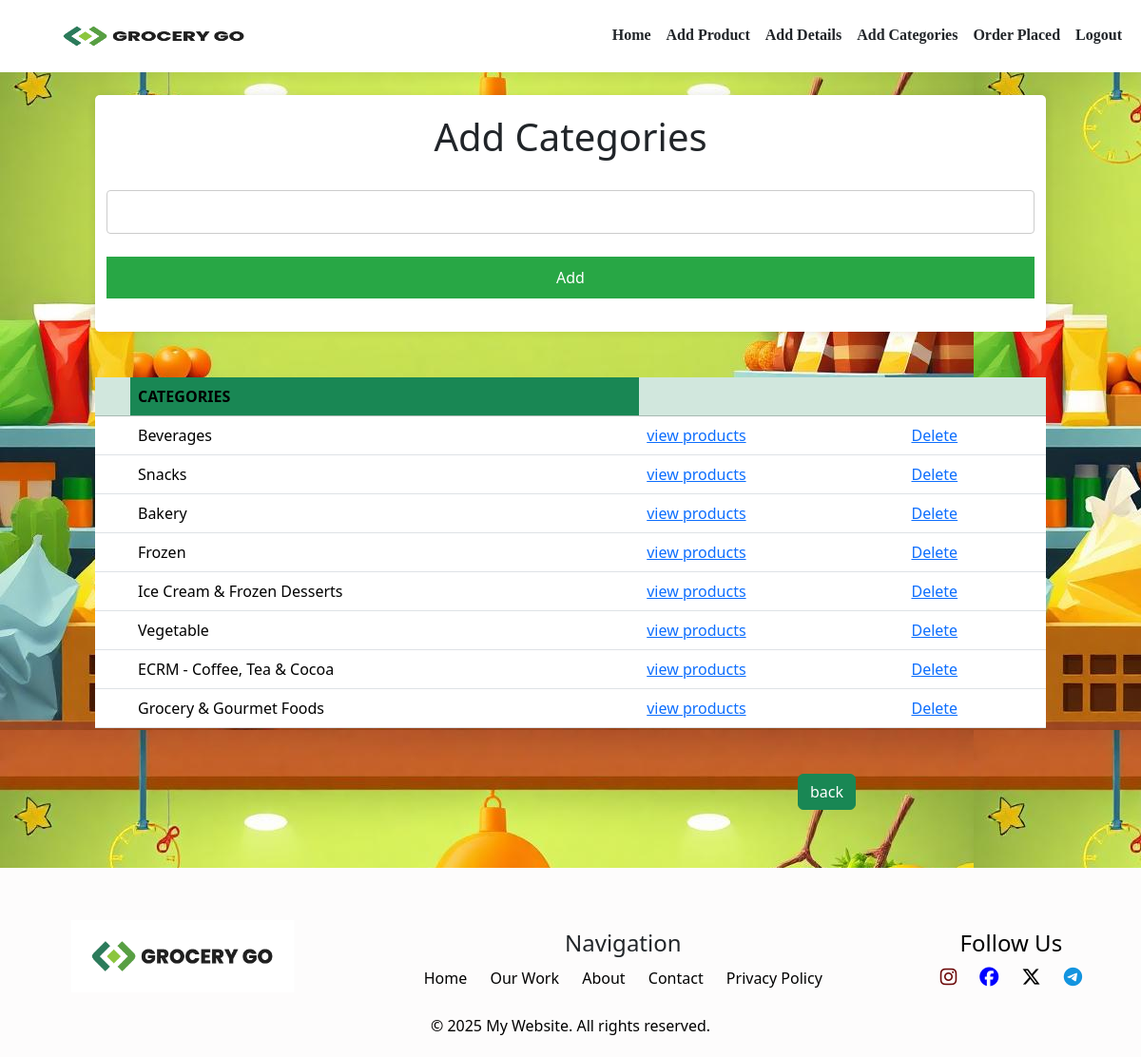
Page /categoryyy (signed in) on the earlier database version.
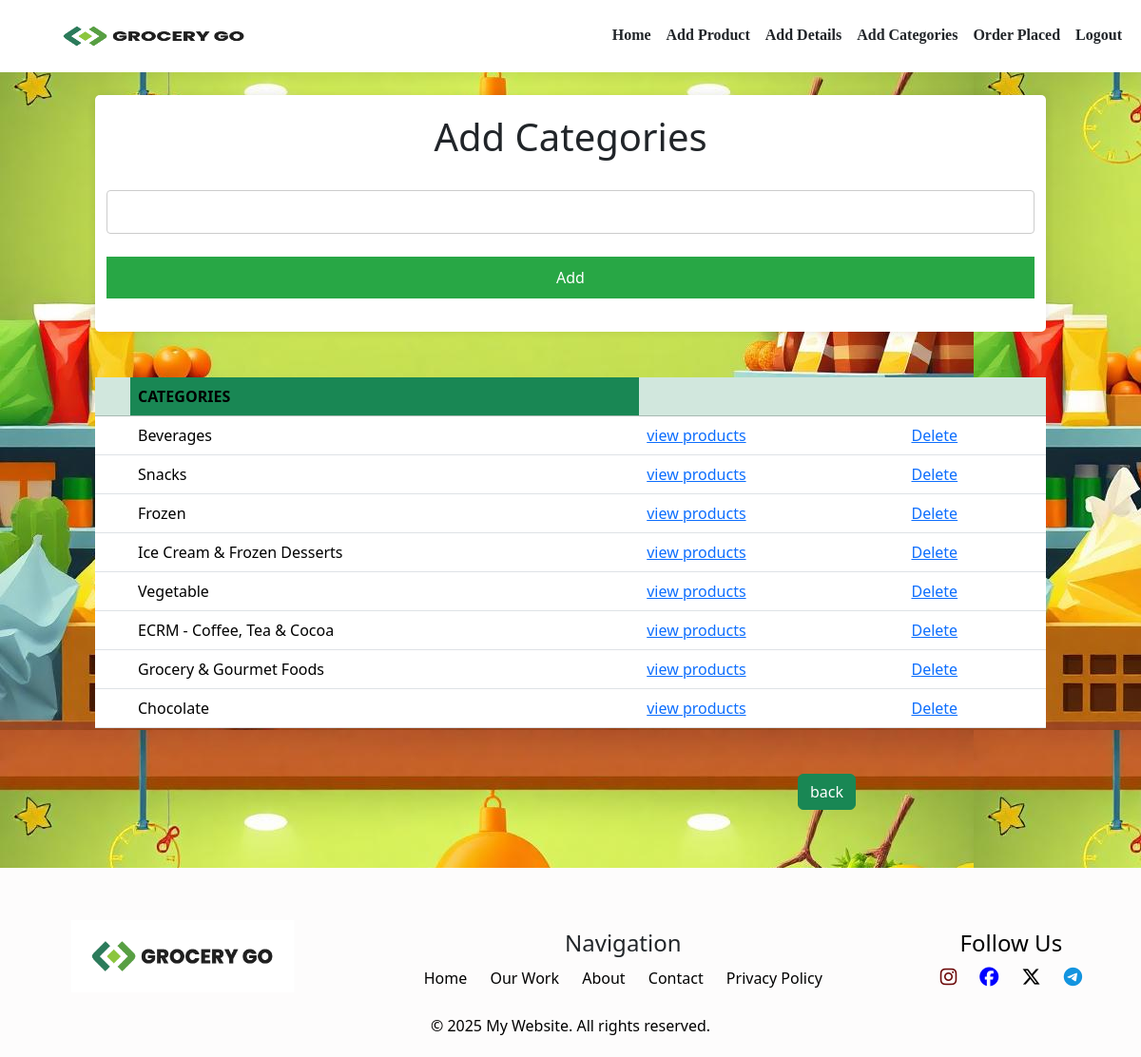
Same page on the later database version.
### app/models.py (models this page shows)
class Category(models.Model):
    category=models.TextField()

### app/views.py (the view)
# urls.py: path('categoryyy',views.categoryyy),
def categoryyy(req):
    if 'shop' in req.session:
        if req.method == 'POST':
            category=req.POST['p_categories']
            data=Category.objects.create(category=category)
            data.save()
            return redirect(categoryyy)
        else:
            data=Category.objects.all()
            return render(req,'shop/category.html',{'data':data})
    else:
         return redirect(gro_login)

### templates/shop/category.html (shortened to what this page needs)
<!DOCTYPE html>
<html lang="en">
<head>
    {% load static %}
    <link rel="stylesheet" href="{% static 'css/category.css' %}">
    <link href="https://cdn.jsdelivr.net/npm/bootstrap@5.3.3/dist/css/bootstrap.min.css" rel="stylesheet">
    <link rel="stylesheet" href="https://cdnjs.cloudflare.com/ajax/libs/font-awesome/6.7.2/css/all.min.css" />
</head>
<body style="background-image: url(static/img/grogo.jpeg); margin-bottom: 20vh;">
    <nav class="  navbar navbar-expand-sm bg-white navbar-white fixed-top ">
        <div class="container-fluid">
          <a class="navbar-brand"><img src="{% static 'img/logo-png.png' %}" alt="" width="300px" height="50px"></a>
          <div class="collapse navbar-collapse justify-content-end " id="collapsibleNavbar">
            <ul class="navbar-nav">
              <li class="nav-item">
                <a class="nav-link  active text-dark" href="shop_home">Home</a>
              </li>
              <li class="nav-item ">
                <a class="nav-link text-dark " href="addproduct">Add Product</a>
              </li>
              <li class="nav-item  ">
                <a class="nav-link text-dark" href="details">Add Details</a>
              </li>
              <li class="nav-item  ">
                <a class="nav-link text-dark" href="categoryyy">Add Categories</a>
              </li>
              <li class="nav-item  ">
                <a class="nav-link text-dark" href="bookings">Order Placed</a>
              </li>
              <li class="nav-item  ">
                <a class="nav-link text-dark" href="logout">Logout</a>
              </li>
            </ul>
          </div>
        </div>
      </nav>
    <div class="container">
        <h1>Add Categories</h1>
        <form action="" method="post">
            <div class="form-group">
                <input type="text" id="" name="p_categories" required><br><br>
                <button type="submit">Add</button>
            </div>
        </form>
    </div>
    <div>
        <table class="table table-hover mt-5 mb-5 mx-auto">
            <thead>
                <tr class="table-success">
                    <th scope="col"></th>
                    <th scope="col"  class="text-green bg-success">CATEGORIES</th>
                    <th scope="col"></th>
                    <th scope="col"></th>
                </tr>
            </thead>
            <tbody>
                {% for i in data %}
                <tr>
                    <th scope="row"></th>
                    <td>{{ i.category }}</td>
                    <td><a href="view_category/{{i.pk }}">view products</a></td>
                    <td><a href="delete_cat/{{ i.pk }}">Delete</a></td>
                </tr>
                {% endfor %}
            </tbody>
        </table>
    </div>
    <div class=" mt-4" style="text-align: right;margin-right: 200px;">
        <a href="../shop_home" class="btn btn-success">back</a>
    </div>
    <footer class="footer fixed-bottom">
        <div class="footer-container">
          <div class="footer-logo">
            <img src="{% static 'img/logo-png.png' %}" alt="">
          </div>
          <div class="footer-links text-dark">
              <h4>Navigation</h4>
              <ul>
                  <li><a href="#">Home</a></li>
                  <li><a href="#">Our Work</a></li>
                  <li><a href="#">About</a></li>
                  <li><a href="#">Contact</a></li>
                  <li><a href="#">Privacy Policy</a></li>
              </ul>
          </div>
          <div class="footer-social">
              <h4>Follow Us</h4>
              <ul>
                  <li><i class="fa-brands fa-instagram" style="color: rgb(107, 7, 7); font-size: 20px; "></i></li>
                  <li><i class="fa-brands fa-facebook" style="color: blue; font-size: 20px;"></i></li>
                  <li><i class="fa-brands fa-x-twitter" style="font-size: 20px;"></i></li>
                  <li><i class="fa-brands fa-telegram" style="color: rgb(19, 148, 223); font-size: 20px;"></i></li>
              </ul>
          </div>
      </div>
      <p>© 2025 My Website. All rights reserved.</p>
    </footer>
</body>
</html>

Differences in the rows shown:
removed Category: category "Bakery"
added Category: category "Chocolate"
